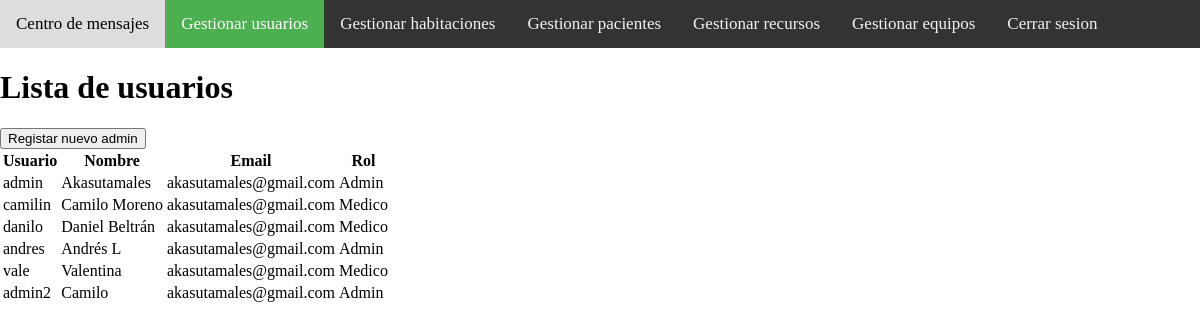
Screenshot of /src/views/usuario/listado.php (signed in) with the database file from the repository.
### tables this page shows
CREATE TABLE `usuarios` (
  `id` int(11) NOT NULL,
  `usuario` varchar(45) NOT NULL,
  `contrasenia` varchar(255) NOT NULL,
  `email` varchar(45) NOT NULL,
  `rol` varchar(45) NOT NULL,
  `nombre` varchar(45) NOT NULL
);

### src/services/UsuarioService.php (called while the page is built, shortened)
<?php
    include_once dirname(__DIR__) . '../model/DB.php';
    include_once dirname(__DIR__) . '../model/Usuario.php';
    class UsuarioService{
        public function getAll(){
            $db = new DB();
            $db->connect();
            $resultado = $db->query("SELECT * FROM Usuarios");
            $usuarios = [];
            while( $fila = mysqli_fetch_array($resultado) ){
                    $usuario = new Usuario($fila['id'],$fila['usuario'],$fila['rol'],$fila['contrasenia'],$fila['email'], $fila['nombre']);
                    array_push( $usuarios, $usuario);
            }
            return $usuarios;
        }
    }
?>

### src/model/DB.php (called while the page is built, shortened)
<?php
    class DB{
        private $connection;
        public function connect(){
            $con = mysqli_connect(HOST_DB,USUARIO_DB,USUARIO_PASS, NOMBRE_DB);
            if( mysqli_connect_errno()){
                throw new Exception ('Error en la conexion: '.mysqli_connect_error());
            }else{
                $this->connection = $con;
            }
        }
        public function query($query){
            $resultado = mysqli_query($this->connection, $query);
            return $resultado;
        }
    }
?>

### src/model/Usuario.php (called while the page is built, shortened)
<?php
    class Usuario{
        private $usuario;
        private $rol;
        private $email;
        private $nombre;
        public function __construct($id,$usuario, $rol, $contrasenia, $email , $nombre){
            $this->usuario = $usuario;
            $this->rol = $rol;
            $this->email = $email;
            $this->nombre = $nombre;
        }
        public function getEmail(){
            return $this->email;
        }
        public function getUsuario(){
            return $this->usuario;
        }
        public function getRol(){
            return $this->rol;
        }
        public function getNombre(){
            return $this->nombre;
        }
    }
?>

### src/views/usuario/listado.php (the view, shortened to what this page needs)
<?php
    include_once '../../services/UsuarioService.php';
    $usuarioService = new UsuarioService();
?>
<!DOCTYPE html>
<html lang="en">
<head>
    <link rel="stylesheet" href="../../resources/barra-navegacion.css">
</head>
<body>
    <div class="topnav">
        <a href="../administrador/centro-mensajes.php">Centro de mensajes</a>
        <a class="active" href="../usuario/listado.php">Gestionar usuarios</a>
        <a href="../habitacion/habitaciones.php">Gestionar habitaciones</a>
        <a href="../paciente/pacientes.php">Gestionar pacientes</a>
        <a href="../recurso/gestionar.php">Gestionar recursos</a>
        <a href="../equipos/gestionar-equipos.php">Gestionar equipos</a>
        <a href="../usuario/logout.php" >Cerrar sesion</a>
    </div>
    <h1>Lista de usuarios</h1>
    <a href="registrar-admin.php"><button>Registar nuevo admin</button></a>
    <table>
        <thead>
            <tr>
                <th>Usuario</th>
                <th>Nombre</th>
                <th>Email</th>
                <th>Rol</th>
            </tr>
        </thead>
        <tbody>
            <?php
                foreach ($usuarioService->getAll() as $i => $usuario) {
                    echo "<tr>";
                    echo "<td>".$usuario->getUsuario()."</td>";
                    echo "<td>".$usuario->getNombre()."</td>";
                    echo "<td>".$usuario->getEmail()."</td>";
                    echo "<td>".$usuario->getRol()."</td>";
                    echo "</tr>";
                }
            ?>
        </tbody>
    </table>
</body>
</html>

### src/resources/barra-navegacion.css (style rules this page uses)
body { margin: 0; }
.topnav { overflow: hidden; background-color: #333; }
.topnav a { float: left; color: #f2f2f2; text-align: center; padding: 14px 16px; text-decoration: none; font-size: 17px; }
.topnav a.active { background-color: #4CAF50; color: white; }

### rows the page displays
usuarios: usuario "admin", nombre "Akasutamales", email "akasutamales@gmail.com", rol "Admin"
usuarios: usuario "camilin", nombre "Camilo Moreno", email "akasutamales@gmail.com", rol "Medico"
usuarios: usuario "danilo", nombre "Daniel Beltrán", email "akasutamales@gmail.com", rol "Medico"
usuarios: usuario "andres", nombre "Andrés L", email "akasutamales@gmail.com", rol "Admin"
usuarios: usuario "vale", nombre "Valentina", email "akasutamales@gmail.com", rol "Medico"
usuarios: usuario "admin2", nombre "Camilo", email "akasutamales@gmail.com", rol "Admin"
